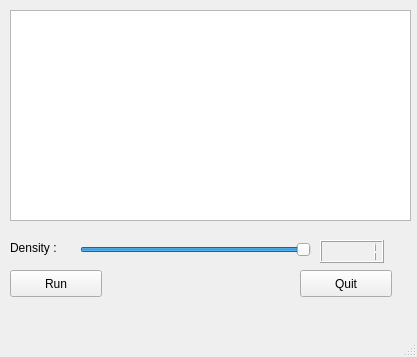
<?xml version="1.0" encoding="UTF-8"?>
<ui version="4.0">
 <class>downSamplingWindow</class>
 <widget class="QMainWindow" name="downSamplingWindow">
  <property name="geometry">
   <rect>
    <x>0</x>
    <y>0</y>
    <width>417</width>
    <height>357</height>
   </rect>
  </property>
  <property name="windowTitle">
   <string>Smoothing</string>
  </property>
  <widget class="QWidget" name="centralwidget">
   <widget class="QPushButton" name="pushButtonQuit">
    <property name="geometry">
     <rect>
      <x>300</x>
      <y>270</y>
      <width>92</width>
      <height>27</height>
     </rect>
    </property>
    <property name="text">
     <string>Quit</string>
    </property>
   </widget>
   <widget class="QLCDNumber" name="lcdNumberDensity">
    <property name="geometry">
     <rect>
      <x>320</x>
      <y>240</y>
      <width>64</width>
      <height>23</height>
     </rect>
    </property>
    <property name="toolTip">
     <string>value of Density</string>
    </property>
    <property name="segmentStyle">
     <enum>QLCDNumber::Filled</enum>
    </property>
    <property name="value" stdset="0">
     <double>1.000000000000000</double>
    </property>
    <property name="intValue" stdset="0">
     <number>1</number>
    </property>
   </widget>
   <widget class="QSlider" name="horizontalSliderDensity">
    <property name="geometry">
     <rect>
      <x>80</x>
      <y>240</y>
      <width>231</width>
      <height>20</height>
     </rect>
    </property>
    <property name="toolTip">
     <string>change opacity of selected file</string>
    </property>
    <property name="minimum">
     <number>1</number>
    </property>
    <property name="maximum">
     <number>100</number>
    </property>
    <property name="singleStep">
     <number>1</number>
    </property>
    <property name="pageStep">
     <number>1</number>
    </property>
    <property name="value">
     <number>100</number>
    </property>
    <property name="sliderPosition">
     <number>100</number>
    </property>
    <property name="tracking">
     <bool>true</bool>
    </property>
    <property name="orientation">
     <enum>Qt::Horizontal</enum>
    </property>
   </widget>
   <widget class="QLabel" name="labelDensity">
    <property name="geometry">
     <rect>
      <x>10</x>
      <y>240</y>
      <width>71</width>
      <height>16</height>
     </rect>
    </property>
    <property name="text">
     <string>Density :</string>
    </property>
   </widget>
   <widget class="QListWidget" name="listWidgetLoadedMesh">
    <property name="geometry">
     <rect>
      <x>10</x>
      <y>10</y>
      <width>401</width>
      <height>211</height>
     </rect>
    </property>
    <property name="selectionMode">
     <enum>QAbstractItemView::SingleSelection</enum>
    </property>
   </widget>
   <widget class="QPushButton" name="pushButtonRun">
    <property name="geometry">
     <rect>
      <x>10</x>
      <y>270</y>
      <width>92</width>
      <height>27</height>
     </rect>
    </property>
    <property name="text">
     <string>Run</string>
    </property>
   </widget>
  </widget>
  <widget class="QMenuBar" name="menubar">
   <property name="geometry">
    <rect>
     <x>0</x>
     <y>0</y>
     <width>417</width>
     <height>25</height>
    </rect>
   </property>
  </widget>
  <widget class="QStatusBar" name="statusbar"/>
 </widget>
 <resources/>
 <connections/>
</ui>
